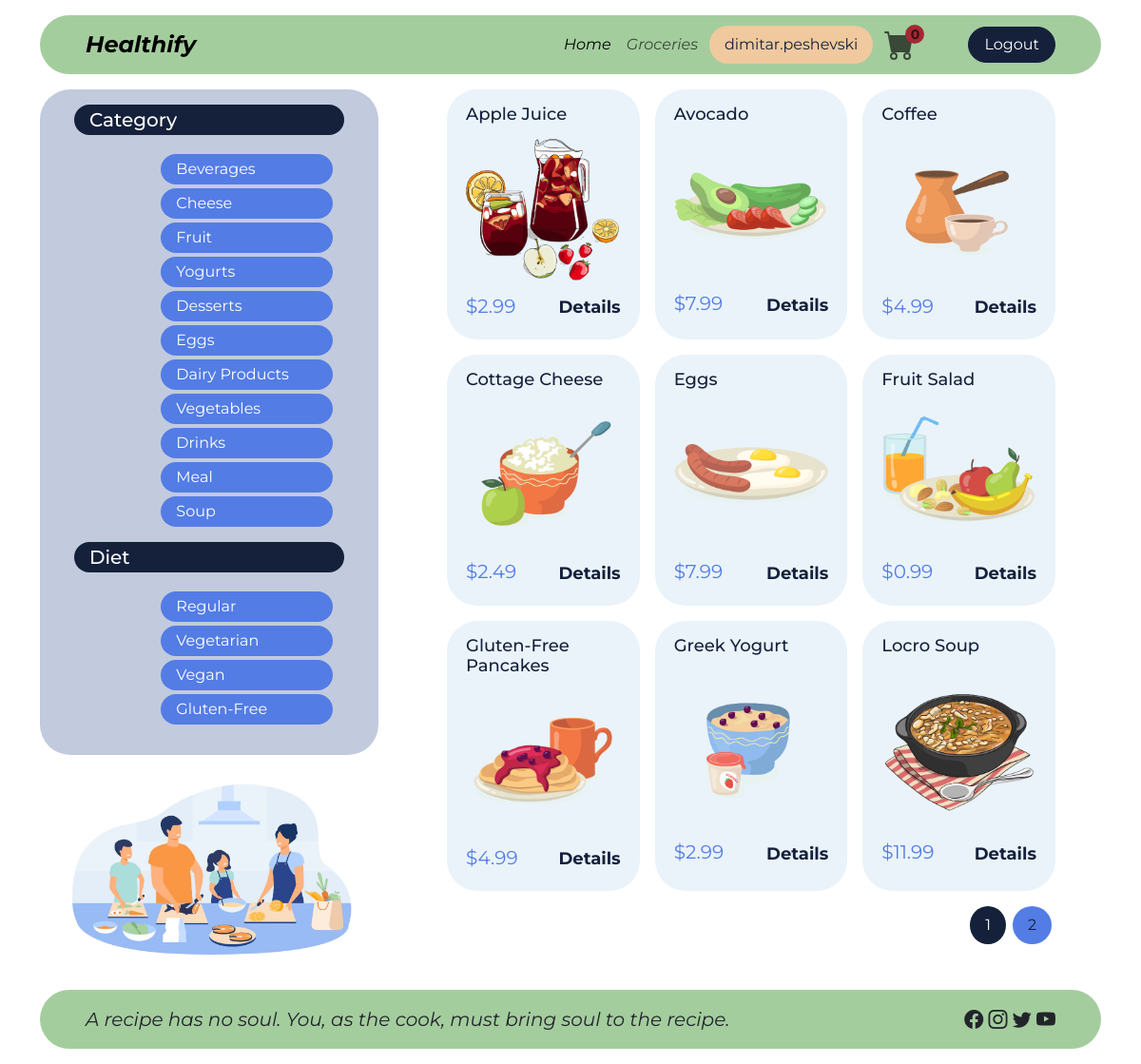
Page /groceries/ (signed in) on the committed database.
### accounts/models.py (models this page shows, shortened)
class User(AbstractUser):
    class Role(models.TextChoices):
        ADMINISTRATOR = 'ADMINISTRATOR', 'Administrator'
        CONSUMER = 'CONSUMER', 'Consumer'
        SELLER = 'SELLER', 'Seller'
    base_role = Role.ADMINISTRATOR
    role = models.CharField(max_length=255, choices=Role.choices)

### groceries/models.py (models this page shows, shortened)
class Category(models.Model):
    name = models.CharField(max_length=255)
    class Meta:
        verbose_name_plural = 'categories'
    def __str__(self):
        return self.name

class Diet(models.Model):
    name = models.CharField(max_length=255)
    def __str__(self):
        return self.name

class Grocery(models.Model):
    name = models.CharField(max_length=255)
    description = models.TextField()
    categories = models.ManyToManyField(Category)
    diets = models.ManyToManyField(Diet)
    price = models.DecimalField(max_digits=6, decimal_places=2)
    quantity = models.IntegerField()
    image = models.ImageField(upload_to='images/')
    nutrition_facts_label = models.OneToOneField(NutritionFactsLabel, on_delete=models.CASCADE)
    creator = models.ForeignKey(Seller, on_delete=models.CASCADE)
    date_created = models.DateTimeField(auto_now_add=True)
    date_modified = models.DateTimeField(auto_now=True)
    class Meta:
        verbose_name_plural = 'groceries'

### accounts/decorators.py (the view)
        def wrapper_func(request, *args, **kwargs):
            if request.user.role not in roles:
                return redirect('accounts:unauthorized')
            return view_func(request, *args, **kwargs)

### groceries/views.py (called while the page is built)
@login_required(login_url='accounts:login')
@allowed_users(roles=(User.Role.CONSUMER, User.Role.SELLER, User.Role.ADMINISTRATOR,))
def groceries(request):
    all_groceries = Grocery.objects.all().order_by('name')
    category = request.GET.get('category')
    if category is not None:
        all_groceries = all_groceries.filter(categories__name__in=[category]).all().order_by('name')
    diet = request.GET.get('diet')
    if diet is not None:
        all_groceries = all_groceries.filter(diets__name__in=[diet]).all().order_by('name')
    page = Paginator(all_groceries, 9)
    page_list = request.GET.get('page')
    page = page.get_page(page_list)
    context = {'categories': Category.objects.all(), 'diets': Diet.objects.all(), 'page': page}
    return render(request, 'groceries/groceries.html', context)

### templates/groceries/groceries.html (shortened to what this page needs)
{% extends 'base.html' %}
{% load static %}
{% block content %}
    <div class="container flex-grow-1">
        <div class="row h-100">
            <div class="col-4 d-flex flex-column justify-content-between">
                <div class="d-flex flex-column justify-content-between flex-grow-1">
                    <div class="container bg-info px-5 py-3 rounded-5">
                        <div id="category-accordion" class="row">
                            <h5 class="bg-primary text-white px-3 py-1 mb-3 rounded-5"
                                data-bs-toggle="collapse"
                                data-bs-target="#category-accordion-body" aria-expanded="true"
                                aria-controls="category-accordion-body">
                                Category
                            </h5>
                            <div id="category-accordion-body" class="collapse show"
                                 data-bs-parent="#category-accordion">
                                <div class="row">
                                    <div class="col-2"></div>
                                    <div class="col-10">
                                        <ul style="list-style: none;" class="w-100">
                                            {% for category in categories %}
                                                <li class="category text-white my-1 px-3 py-1 rounded-5">
                                                    <a href="{% url 'groceries:groceries' %}?category={{ category }}">{{ category }}</a>
                                                </li>
                                            {% endfor %}
                                        </ul>
                                    </div>
                                </div>
                            </div>
                        </div>
                        <div id="diet-accordion" class="row">
                            <h5 class="bg-primary text-white px-3 py-1 mb-3 rounded-5"
                                data-bs-toggle="collapse"
                                data-bs-target="#diet-accordion-body" aria-expanded="true"
                                aria-controls="diet-accordion-body">Diet</h5>
                            <div id="diet-accordion-body" class="collapse show" data-bs-parent="#diet-accordion">
                                <div class="row">
                                    <div class="col-2"></div>
                                    <div class="col-10">
                                        <ul style="list-style: none;">
                                            {% for diet in diets %}
                                                <li class="category text-white my-1 px-3 py-1 rounded-5">
                                                    <a href="{% url 'groceries:groceries' %}?diet={{ diet }}">{{ diet }}</a>
                                                </li>
                                            {% endfor %}
                                        </ul>
                                    </div>
                                </div>
                            </div>
                        </div>
                    </div>
                    <div class="container">
                        <div class="row">
                            <div class="col">
                                <img class="img-fluid"
                                     src="{% static 'images/mother-father-with-kids-cooking-dishes-kitchen.jpg' %}"/>
                            </div>
                        </div>
                    </div>
                </div>
            </div>
            <div class="col-8 ">
                <div class="container px-5 h-100 d-flex flex-column justify-content-between">
                    <div class="row row-cols-3 g-3 mb-3">
                        {% for grocery in page.object_list %}
                            <div class="col">
                                <div class="card border-0 rounded-5 px-3 py-3 h-100"
                                     style="background-color: rgba(234, 243, 250, 255);">
                                    <div class="card-body px-1 py-1">
                                        <h5 class="card-subtitle text-primary mb-0"
                                            style="font-size: 18px;">{{ grocery.name }}</h5>
                                    </div>
                                    <div class="text-center">
                                        <img src="{{ MEDIA_URL }}{{ grocery.image.url }}"
                                             class="card-img-bottom rounded-0"
                                             alt="...">
                                    </div>
                                    <div class="card-body px-1 py-1 d-flex justify-content-between align-items-center">
                                        <div class="card-subtitle text-primary price" style="font-size: 20px;">
                                            ${{ grocery.price }}</div>
                                        <a href="{% url 'groceries:grocery_details' grocery.id %}" class="details">Details</a>
                                    </div>
                                </div>
                            </div>
                        {% endfor %}
                    </div>
                    <div class="row mb-3">
                        <div class="col d-flex justify-content-end">
                            <nav aria-label="...">
                                <ul class="d-flex" style="list-style: none;">
                                    {% for num_page in page.paginator.page_range %}
                                        {% if page.number == num_page %}
                                            <li class="page-item mx-1 active" aria-current="page">
                                                <a class="bg-primary px-3 py-2 rounded-circle text-white page-link"
                                                   href="{% url 'groceries:groceries' %}?page={{ num_page }}">{{ num_page }}</a>
                                            </li>
                                        {% else %}
                                            <li class="page-item mx-1">
                                                <a class="px-3 py-2 rounded-circle text-primary page-link"
                                                   href="{% url 'groceries:groceries' %}?page={{ num_page }}"
                                                   style="background-color: rgba(83, 124, 229, 255);">
                                                    {{ num_page }}
                                                </a>
                                            </li>
                                        {% endif %}
                                    {% endfor %}
                                </ul>
                            </nav>
                        </div>
                    </div>
                </div>
            </div>
        </div>
    </div>
{% endblock %}

### templates/base.html (shortened to what this page needs)
{% load static %}
<!DOCTYPE html>
<html lang="en">
<head>
    <link href="{% static 'assets/scss/custom.css' %}" rel="stylesheet">
    <link href="{% static 'assets/css/style.css' %}" rel="stylesheet">
    <link rel="stylesheet" href="https://cdn.jsdelivr.net/npm/bootstrap-icons@1.10.5/font/bootstrap-icons.css">
</head>
<body>
<div id="main-wrapper">
    <header>
        <div class="container">
            <nav class="header navbar navbar-expand-lg bg-body-tertiary px-5 my-3 rounded-5">
                <a class="navbar-brand" href="{% url 'groceries:home' %}">Healthify</a>
                <div class="collapse navbar-collapse" id="navbarSupportedContent">
                    <ul class="navbar-nav d-flex align-items-center ms-auto mb-2 mb-lg-0">
                        <li class="nav-item">
                            <a class="nav-link active" aria-current="page" href="{% url 'groceries:home' %}">Home</a>
                        </li>
                        <li class="nav-item">
                            <a class="nav-link" href="{% url 'groceries:groceries' %}">Groceries</a>
                        </li>
                        {% if user.is_authenticated %}
                            <li>
                                <div class="bg-secondary text-primary rounded-5 px-3 py-2 mx-1">
                                    {{ user.username }}
                                </div>
                            </li>
                            <li>
                                {% if user.role == 'CONSUMER' %}
                                    <a class="nav-link me-0" href="{% url 'orders:shopping_cart' %}"
                                       style="position: relative;">
                                        <span class="order-items-count">0</span>
                                    </a>
                                {% endif %}
                            </li>
                            <li>
                                <a href="{% url 'accounts:logout' %}"
                                   class="btn btn-primary text-white rounded-5 px-3 ms-5">
                                    Logout
                                </a>
                            </li>
                        {% endif %}
                    </ul>
                </div>
            </nav>
        </div>
    </header>
    <main>
        {% block content %}
        {% endblock %}
    </main>
    <footer>
        <div class="container">
            <div class="footer px-5 my-3 rounded-5 d-flex justify-content-between">
                <p class="message py-3 mb-0">A recipe has no soul. You, as the cook, must bring soul to the recipe.</p>
                <p class="icons py-3 mb-0">
                    <i class="bi bi-facebook"></i>
                    <i class="bi bi-instagram"></i>
                    <i class="bi bi-twitter"></i>
                    <i class="bi bi-youtube"></i>
                </p>
            </div>
        </div>
    </footer>
</div>
</body>
</html>

### Healthify/static/assets/css/style.css (style rules this page uses)
html, body { font-family: Montserrat, sans-serif !important; height: 100%; margin: 0; padding: 0; }
#main-wrapper { display: flex; flex-direction: column; min-height: 100%; }
main { flex: 1; display: flex; }
.navbar-brand { font-size: 24px; font-style: italic; font-weight: bold; }
.header, .footer { background-color: rgba(164, 205, 158, 255) !important; }
.nav-link { font-style: italic; }
.message { font-size: 20px; font-style: italic; }
.icons { font-size: 20px; }
.category { background-color: rgba(83, 124, 229, 255) !important; }
a.nav-link { padding-top: 0 !important; padding-bottom: 0 !important; }
.price { color: rgba(83, 124, 229, 255) !important; }
a.details { text-decoration: none; font-weight: bold; font-size: 18px; }
li.category > a { text-decoration: none; color: white; }
#category-accordion h5, #diet-accordion h5 { cursor: pointer; }
.order-items-count { font-size: 14px; font-style: normal; font-weight: bold; background-color: #a52834; width: 20px; height: 20px; border-radius: 10px; display: flex; justify-content: center; align-items: center; position: absolute; top: -5px; left: 30px; }

### rows in the picture
User: username "dimitar.peshevski"
Category: name "Beverages"
Category: name "Cheese"
Category: name "Fruit"
Category: name "Yogurts"
Category: name "Desserts"
Category: name "Eggs"
Category: name "Dairy Products"
Category: name "Vegetables"
Category: name "Drinks"
Category: name "Meal"
Category: name "Soup"
Diet: name "Regular"
Diet: name "Vegetarian"
Diet: name "Vegan"
Diet: name "Gluten-Free"
Grocery: name "Apple Juice", image (picture), price "2.99"
Grocery: name "Avocado", image (picture), price "7.99"
Grocery: name "Coffee", image (picture), price "4.99"
Grocery: name "Cottage Cheese", image (picture), price "2.49"
Grocery: name "Eggs", image (picture), price "7.99"
Grocery: name "Fruit Salad", image (picture), price "0.99"
Grocery: name "Gluten-Free Pancakes", image (picture), price "4.99"
Grocery: name "Greek Yogurt", image (picture), price "2.99"
Grocery: name "Locro Soup", image (picture), price "11.99"

### other values in the picture
{{ num_page }} "1"
{{ num_page }} "2"
